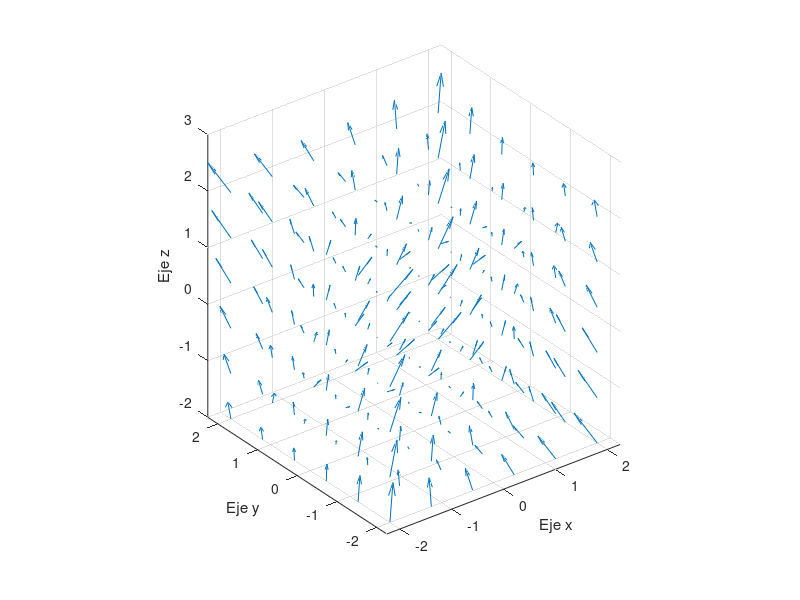
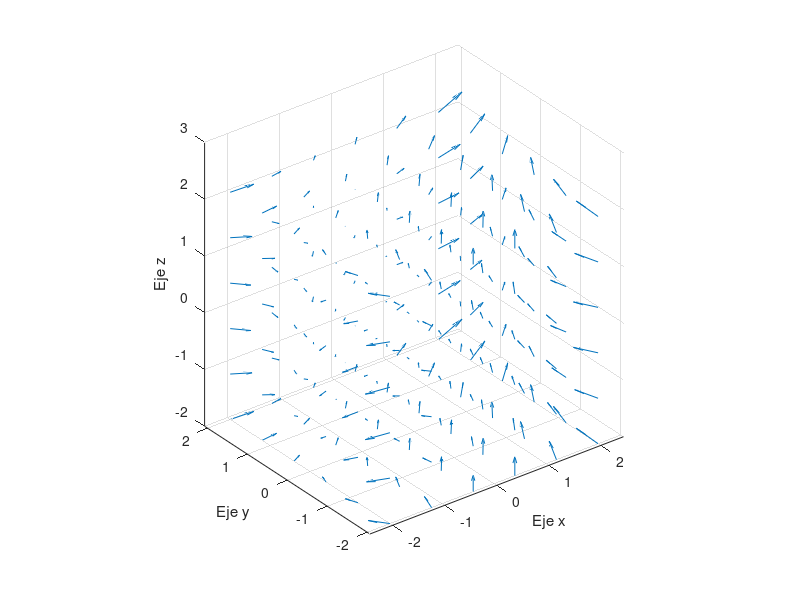

Here is the MATLAB script that generated these plots, in order:
% --------------------------------------------------------
% MOOC UPM
% MATLAB y Octave para Ingenieros y Cientificos (2017)
% --------------------------------------------------------
% Ejercicio 4.5.5
% --------------------------------------------------------

x=linspace(-2,2,6);
y=x;
z=x;
[Mx,My,Mz]=meshgrid(x,y,z);

U1=Mx.*My;
V1=My.*Mz;
W1=Mx.^2+My.^2;

figure
quiver3(Mx,My,Mz,U1,V1,W1);
axis image
xlabel('Eje x')
ylabel('Eje y')
zlabel('Eje z')

U2=Mx.^2.*My;
V2=cos(Mz);
W2=Mx-My+Mz.^2;
figure
quiver3(Mx,My,Mz,U2,V2,W2);
axis image
xlabel('Eje x')
ylabel('Eje y')
zlabel('Eje z')